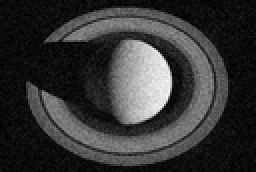
%> input picture interpolation and filtering/data/denoising/saturn-noise1g.png, 128 x 86 px, shrunk from 378 x 254 before the run (shown 2 times larger)
$ octave sreeni.m   (GNU Octave 9; MATLAB toolbox functions it lacks are replaced by stand-ins)
%> lines starting %> are read from the running program, lines starting %| are printed output that depends on the picture
%% Denoising alogrithm (Non-local means)


clc;
% grab window from image. grab patch from image.


images= {'../data/denoising/saturn-noise1g.png', ...
         '../data/denoising/saturn-noise2g.png', ...
         '../data/denoising/saturn-noise1sp.png', ...
         '../data/denoising/saturn-noise2sp.png'};
images= {'../data/denoising/saturn-noise1g.png'};

for i=1:length(images)
    fname = images{i};
    im = im2double(imread(fname));
%> im: size 86x128 double; min 0, max 0.988, mean 0.209


%     im = im(1:150, 1:150);


    fprintf('%s\n', fname);
    tic;
    %     im = ones(5,5);
    p = 5;
    w = 11;
    gamma = 1;
    im = padarray(im, [floor(w/2) floor(w/2)], 0); %padding for the windowing to work
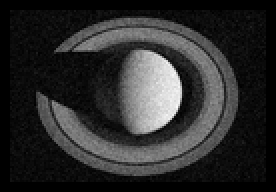
%> im: size 96x138 double (shown 2 times larger); min 0, max 0.988, mean 0.174
    im = padarray(im, [floor(p/2) floor(p/2)], 0); %padding for the patches to work
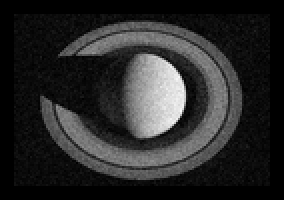
%> im: size 100x142 double (shown 2 times larger); min 0, max 0.988, mean 0.162

    [imageHeight, imageWidth] = size(im);
%> imageHeight = 100; imageWidth = 142
    denoise = zeros(size(im));

    p_radius = floor(p/2);
    w_radius = floor(w/2);


    start= 1;
    for     x=(1 + p_radius + w_radius):(imageHeight - p_radius - w_radius)
        for y=(1 + p_radius + w_radius):(imageWidth  - p_radius - w_radius)

           % fprintf('%d %d\n', x,y);

            patch_X = im(x - p_radius:x + p_radius,...
                            y - p_radius:y + p_radius);


            imValues = zeros(1,w*w-1);

            patches = zeros(p,p,w*w-1);

            idx=1;

            for m=x-w_radius:x+w_radius
                for n=y-w_radius:y+w_radius
                   % fprintf('Computing patch %d/%d at %d %d\n',idx+1, w*w, x,y);
                    if (m==x && n==y)
                        continue;
                    end
                    patches(:,:,idx)= im(m - p_radius:m + p_radius,...
                                         n - p_radius:n + p_radius);
                    imValues(1, idx) = im(m,n);
                    idx= idx+1;
                end
            end

            difference = bsxfun(@minus, patches, patch_X);
            ssd = sum(sum(difference.^2));
            exponential = exp(-gamma*ssd);
            exponential = reshape(exponential,1, []);

            numerator = sum(exponential.*imValues);

            denominator = sum(exponential);
            denoise(x,y) = numerator/denominator;
        end
    end
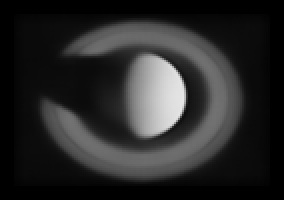
%> denoise: size 100x142 double (shown 2 times larger); min 0, max 0.905, mean 0.16
%> after the loop, imValues = 120 values, max 0.0745 at index 23, min 0 at index 7, mean 0.012

    error = sum(sum((denoise-im).^2));
%> error = 29.44
    disp(error);
%| 29.438
    toc;

end
